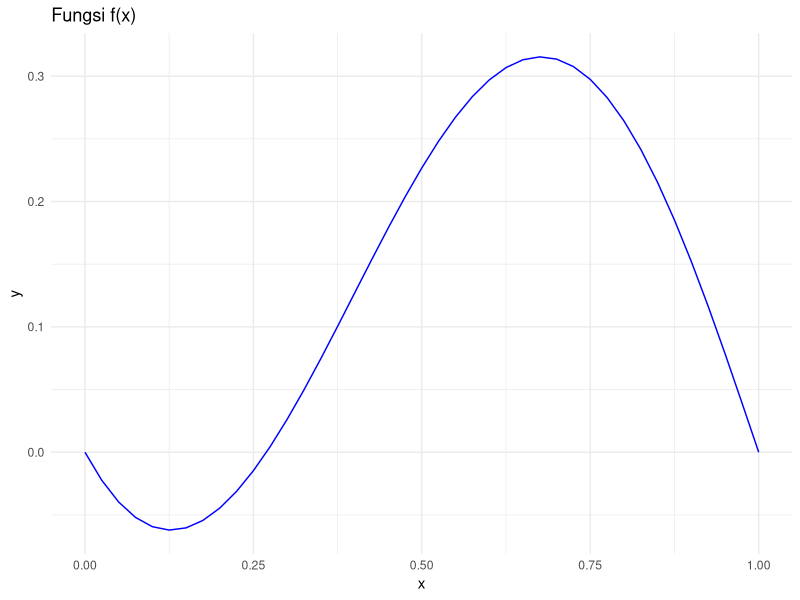

Generate this figure with R:
## ---- chunk 1
options(digit = 6)
rm(list=ls())
library(dplyr)
library(ggplot2)
## ---- chunk 2
x = seq(0,1,by = 0.025)
f = function(x){(x-1)*tan(x) + x * sin(x*pi)}
y = f(x)

data.frame(x,y) %>%
  ggplot(aes(x,y)) +
  geom_line(color = "blue") +
  theme_minimal() +
  labs(title = "Fungsi f(x)")

